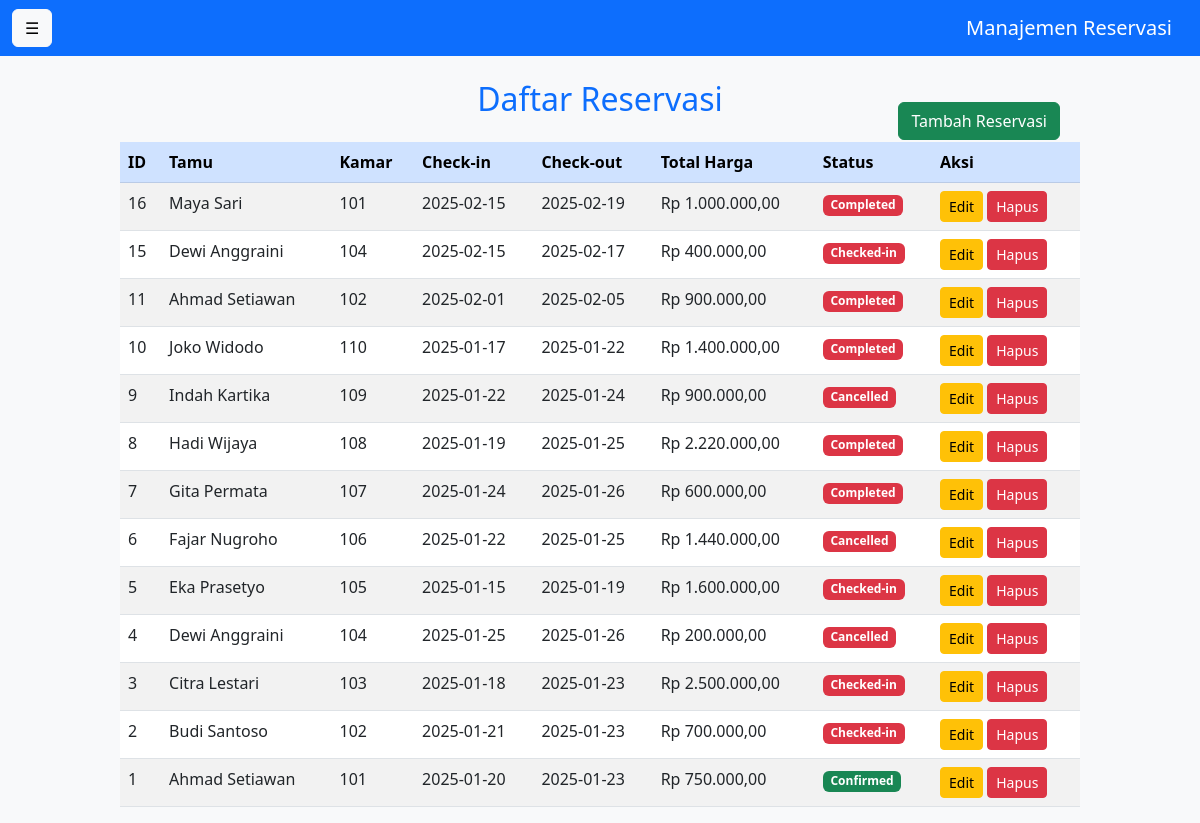
The app's page /pages/reservations.php with its own data.
### tables this page shows
CREATE TABLE `reservations` (
  `reservation_id` int(11) NOT NULL,
  `guest_id` int(11) NOT NULL,
  `room_id` int(11) NOT NULL,
  `check_in_date` date NOT NULL,
  `check_out_date` date NOT NULL,
  `total_price` decimal(10,2) NOT NULL,
  `status` enum('Confirmed','Checked-in','Completed','Cancelled') DEFAULT 'Confirmed'
);

CREATE TABLE `guests` (
  `guest_id` int(11) NOT NULL,
  `name` varchar(100) NOT NULL,
  `email` varchar(100) NOT NULL,
  `phone` varchar(15) DEFAULT NULL,
  `address` text DEFAULT NULL,
  `created_at` timestamp NOT NULL DEFAULT current_timestamp()
);

CREATE TABLE `rooms` (
  `room_id` int(11) NOT NULL,
  `room_number` varchar(10) NOT NULL,
  `type` enum('Single','Double','Suite') NOT NULL,
  `price_per_night` decimal(10,2) NOT NULL,
  `status` enum('Available','Occupied','Maintenance') DEFAULT 'Available'
);

### pages/reservations.php (the view, shortened to what this page needs)
<?php
include '../config.php';
$query = "SELECT r.reservation_id, g.name AS guest_name, rm.room_number, r.check_in_date, r.check_out_date, r.total_price, r.status
          FROM reservations r
          JOIN guests g ON r.guest_id = g.guest_id
          JOIN rooms rm ON r.room_id = rm.room_id
          ORDER BY r.reservation_id DESC";
$result = $conn->query($query);
?>
<!DOCTYPE html>
<html lang="id">
<head>
    <link href="https://cdn.jsdelivr.net/npm/bootstrap@5.3.0/dist/css/bootstrap.min.css" rel="stylesheet">
    <link rel="stylesheet" href="../assets/css/style.css">
</head>
<body>
    <nav class="navbar navbar-expand-lg navbar-dark bg-primary">
        <div class="container-fluid">
            <button class="btn btn-light me-3" id="toggleSidebar">
                <span class="sidebar-icon">&#9776;</span>
            </button>
            <a class="navbar-brand" href="#">Manajemen Reservasi</a>
        </div>
    </nav>
    <div class="content" id="mainContent">
        <h2 class="text-center text-primary my-4">Daftar Reservasi</h2>
        <div class="table-container" style="position: relative; width: 80%; margin: 0 auto;">
            <div class="d-flex justify-content-end mb-3" style="position: absolute; top: -40px; right: 20px;">
                <a href="add_reservation.php" class="btn btn-success">Tambah Reservasi</a>
            </div>
            <div class="table-responsive">
                <table class="table table-striped table-hover">
                    <thead class="table-primary">
                        <tr>
                            <th>ID</th>
                            <th>Tamu</th>
                            <th>Kamar</th>
                            <th>Check-in</th>
                            <th>Check-out</th>
                            <th>Total Harga</th>
                            <th>Status</th>
                            <th>Aksi</th>
                        </tr>
                    </thead>
                    <tbody>
                        <?php while ($row = $result->fetch_assoc()): ?>
                            <tr>
                                <td><?= $row['reservation_id']; ?></td>
                                <td><?= $row['guest_name']; ?></td>
                                <td><?= $row['room_number']; ?></td>
                                <td><?= $row['check_in_date']; ?></td>
                                <td><?= $row['check_out_date']; ?></td>
                                <td>Rp <?= number_format($row['total_price'], 2, ',', '.'); ?></td>
                                <td>
                                    <?php if ($row['status'] == 'Confirmed'): ?>
                                        <span class="badge bg-success"><?= $row['status']; ?></span>
                                    <?php elseif ($row['status'] == 'Pending'): ?>
                                        <span class="badge bg-warning text-dark"><?= $row['status']; ?></span>
                                    <?php else: ?>
                                        <span class="badge bg-danger"><?= $row['status']; ?></span>
                                    <?php endif; ?>
                                </td>
                                <td>
                                    <a href="edit_reservation.php?reservation_id=<?= $row['reservation_id']; ?>" class="btn btn-warning btn-sm">Edit</a>
                                    <a href="../actions/delete_reservation.php?reservation_id=<?= $row['reservation_id']; ?>" class="btn btn-danger btn-sm" onclick="return confirm('Yakin ingin menghapus?');">Hapus</a>
                                </td>
                            </tr>
                        <?php endwhile; ?>
                    </tbody>
                </table>
            </div>
        </div>
    </div>
</body>
</html>

### assets/css/style.css (style rules this page uses)
body { background-color: #f8f9fa; }
.content { transition: margin-left 0.3s ease-in-out; }

### records on screen
reservations: reservation_id "16", guest.name "Maya Sari", room.room_number "101", check_in_date "2025-02-15", check_out_date "2025-02-19", total_price "1.000.000,00", status "Completed"
reservations: reservation_id "15", guest.name "Dewi Anggraini", room.room_number "104", check_in_date "2025-02-15", check_out_date "2025-02-17", total_price "400.000,00", status "Checked-in"
reservations: reservation_id "11", guest.name "Ahmad Setiawan", room.room_number "102", check_in_date "2025-02-01", check_out_date "2025-02-05", total_price "900.000,00", status "Completed"
reservations: reservation_id "10", guest.name "Joko Widodo", room.room_number "110", check_in_date "2025-01-17", check_out_date "2025-01-22", total_price "1.400.000,00", status "Completed"
reservations: reservation_id "9", guest.name "Indah Kartika", room.room_number "109", check_in_date "2025-01-22", check_out_date "2025-01-24", total_price "900.000,00", status "Cancelled"
reservations: reservation_id "8", guest.name "Hadi Wijaya", room.room_number "108", check_in_date "2025-01-19", check_out_date "2025-01-25", total_price "2.220.000,00", status "Completed"
reservations: reservation_id "7", guest.name "Gita Permata", room.room_number "107", check_in_date "2025-01-24", check_out_date "2025-01-26", total_price "600.000,00", status "Completed"
reservations: reservation_id "6", guest.name "Fajar Nugroho", room.room_number "106", check_in_date "2025-01-22", check_out_date "2025-01-25", total_price "1.440.000,00", status "Cancelled"
reservations: reservation_id "5", guest.name "Eka Prasetyo", room.room_number "105", check_in_date "2025-01-15", check_out_date "2025-01-19", total_price "1.600.000,00", status "Checked-in"
reservations: reservation_id "4", guest.name "Dewi Anggraini", room.room_number "104", check_in_date "2025-01-25", check_out_date "2025-01-26", total_price "200.000,00", status "Cancelled"
reservations: reservation_id "3", guest.name "Citra Lestari", room.room_number "103", check_in_date "2025-01-18", check_out_date "2025-01-23", total_price "2.500.000,00", status "Checked-in"
reservations: reservation_id "2", guest.name "Budi Santoso", room.room_number "102", check_in_date "2025-01-21", check_out_date "2025-01-23", total_price "700.000,00", status "Checked-in"
reservations: reservation_id "1", guest.name "Ahmad Setiawan", room.room_number "101", check_in_date "2025-01-20", check_out_date "2025-01-23", total_price "750.000,00", status "Confirmed"
